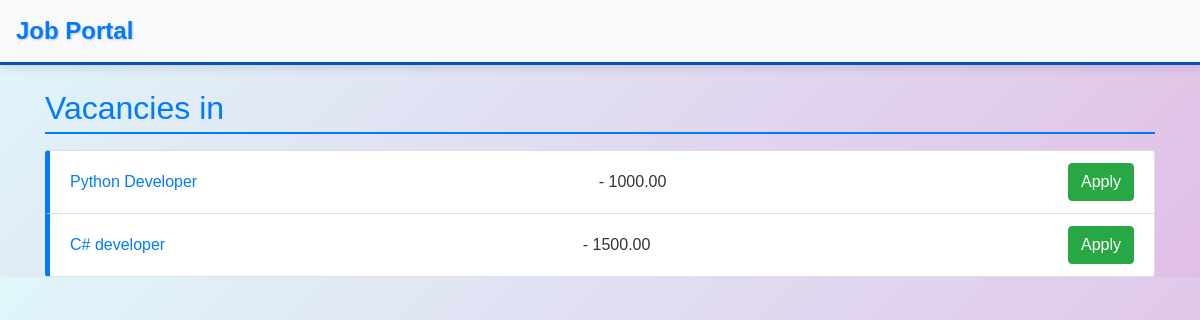
/categories/1/vacancies/, run on an earlier commit of the app's database.
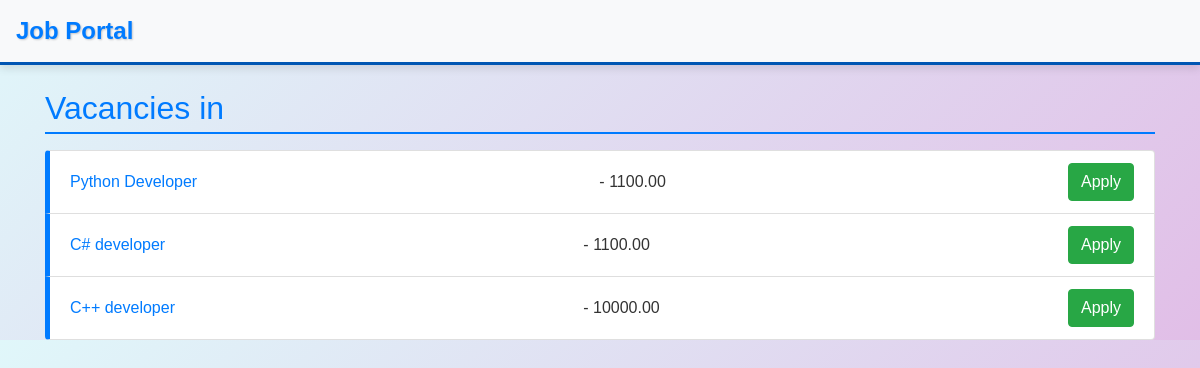
And on a later commit of the database.
### vacancy/models.py (models this page shows, shortened)
class Vacancy(models.Model):
    title = models.CharField(max_length=255)
    image = models.ImageField(upload_to='static/images', null = True)
    description = models.TextField()
    salary = models.DecimalField(max_digits=10, decimal_places=2)
    typeofwork = models.CharField(max_length=50)
    created_at = models.DateTimeField(auto_now=True)
    is_active = models.BooleanField(default=True)
    category = models.ForeignKey(Category, on_delete=models.CASCADE, related_name='vacancies', default = 1)

### vacancy/views.py (the view)
# urls.py: path('categories/<int:pk>/vacancies/', VacanciesByCategoryView.as_view(), name='vacancies_by_category'),
class VacanciesByCategoryView(ListView):
    model = Vacancy
    template_name = 'vacancies_by_category.html'
    context_object_name = 'vacancies'
    def get_queryset(self):
        category = Category.objects.filter(pk=self.kwargs['pk']).first()
        return Vacancy.objects.filter(category=category)

### templates/vacancies_by_category.html (shortened to what this page needs)
{% extends 'base.html' %}
{% block content %}
<h2>Vacancies in {{ category.name }}</h2>
<ul class="list-group">
    {% for vacancy in vacancies %}
        <li class="list-group-item">
            <a href="{% url 'vacancy_detail' vacancy.pk %}">{{ vacancy.title }}</a> - {{ vacancy.salary }}
            <a href="{% url 'application_create' %}?vacancy={{ vacancy.pk }}" class="btn btn-success float-right">Apply</a>
        </li>
    {% endfor %}
</ul>
{% endblock %}

What changed in the data, as far as the page shows it:
changed Vacancy "Python Developer": salary "1000.00" → "1100.00"
changed Vacancy "С# developer": salary "1500.00" → "1100.00"
added Vacancy: title "C++ developer", salary "10000.00"
